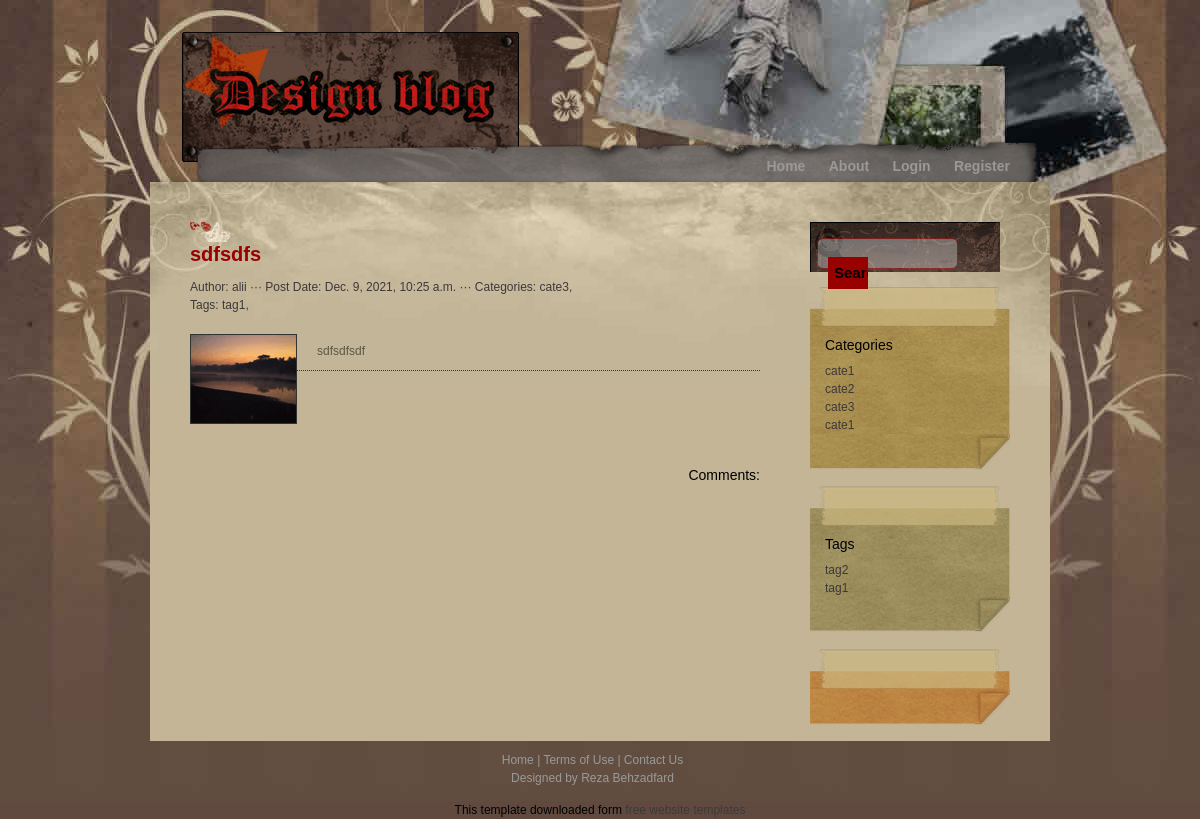
The app's page /post-detail/sdfsdfs with its own data.
### post/models.py (models this page shows, shortened)
class Post(models.Model):
    title = models.CharField(max_length=120)
    image = models.ImageField(upload_to="")
    content = models.TextField()
    created_at = models.DateTimeField(auto_now_add=True)
    slug = models.SlugField(unique=True, max_length=120, null=True, blank=True)
    author = models.ForeignKey(User, on_delete=CASCADE)
    category = models.ManyToManyField(Category)
    tag = models.ManyToManyField(Tag, blank=True, null=True)
    class Meta:
        unique_together = ('title', 'slug')

class Category(models.Model):
    title = models.CharField(max_length=120)
    slug = models.SlugField(unique=True, max_length=120, null=True, blank=True)
    creator = models.ForeignKey(User, on_delete=SET_NULL, null=True, blank=True)
    parent = models.ForeignKey('self', on_delete=models.PROTECT, blank=True, null=True)
    created_at = models.DateTimeField(auto_now_add=True)
    class Meta:
        unique_together = ('title', 'slug')

class Tag(models.Model):
    title = models.CharField(max_length=120)
    slug = models.SlugField(unique=True, max_length=120, null=True, blank=True)
    creator = models.ForeignKey(User, on_delete=SET_NULL, null=True, blank=True)
    created_at = models.DateTimeField(auto_now_add=True)
    class Meta:
        unique_together = ('title', 'slug')

### post/views.py (the view)
# urls.py: path('post-detail/<slug:slug_text>', post_detail, name='post_detail'),
def post_detail(request, slug_text):
    post = Post.objects.filter(slug = slug_text)
    categories = Category.objects.all()
    tags = Tag.objects.all()
    if post.exists():
        post = post.first()
    else:
        return HttpResponse('<h1>Page Not Found</h1>')
    comments = post.comment_set.all()
    context = {
        'post': post,
        'comments': comments,
        'categories': categories,
        'tags': tags,
    }
    return render(request, 'post/post_detail.html', context)

### post/templates/post/post_detail.html (shortened to what this page needs)
{% extends "post/class_base.html" %}
{% load static %}
{% block menu %}
{% if request.user.is_authenticated %}
<ul>
    <li><a href="{% url 'home' %}">Home</a></li>
    <li><a href="#">About</a></li>
    <li><a href="{% url 'add_post' %}">Add New Post</a></li>
    <li><a href="{% url 'dashboard' %}">Dashboard</a></li>
    <li><a href="{% url 'logout' %}">Logout</a></li>
</ul>
{% else %}
<ul>
    <li><a href="{% url 'home' %}">Home</a></li>
    <li><a href="#">About</a></li>
    <li><a href="{% url 'login' %}">Login</a></li>
    <li><a href="{% url 'register' %}">Register</a></li>
</ul>
{% endif %}
{% endblock menu %}
{% block content %}
    <div class="postbody">
        <h1>{{post.title}}</h1><br><br>
        <div class="publish_info">Author: {{post.author.username}} ··· Post Date: {{post.created_at}} ··· Categories: <a href="#">{% for category_ in post.category.all %}{{category_.title}}, {% endfor %}</a></div>
        <div class="publish_info">Tags: {% for tag_ in post.tag.all %}{{tag_.title}}, {% endfor %}</div><br>
        <img src='{{post.image.url}}'/><p>{{post.content}}</p>
    </div>
    <br>
    <br>
    <div class="comment">
        <h2>Comments:</h2>
    </div>
{% endblock content %}

### post/templates/post/class_base.html (shortened to what this page needs)
{% load static %}
<!DOCTYPE html>
<html lang="en">
<head>
  <link href="https://cdn.jsdelivr.net/npm/bootstrap@5.0.0-beta1/dist/css/bootstrap.min.css" rel="stylesheet"
>
  <link rel="stylesheet" href="{% static 'style.css' %}">
</head>
<body>
  <div id="container_wrapper1">
    <div id="container_wrapper2">
      <div id="container">
        <div id="header">
          <div id="logo">
            <div id="site_slogan"></div>
          </div>
        </div>
        <div id="menu">
          {% block menu %}
          {% endblock menu %}
        </div>
        <div id="content">
          <div id="left_column">
            {% block content %}
            {% endblock content %}
          </div>
          {% if page != 'login' and page != 'register' %}
          <div id="right_column">
            <div class="section">
              <form method="post" action="{% url 'search_post' %}" class="search">
                <input name="search" type="text" placeholder="Search Anything" id="keyword" />
                <input type="submit" value="Search" class="button" />
              </form>
            </div>
            <div class="section">
              <div class="section1_top"></div>
              <div class="section1_middle">
                <h2>Categories</h2>
                <ul>
                  {% for cate in categories %}
                  <li><a href="{% url 'category_reverse' cate.slug %}">{{cate.title}}</a></li>
                  {% endfor %}
                </ul>
              </div>
              <div class="section1_bottom"></div>
            </div>
            <div class="section">
              <div class="section2_top"></div>
              <div class="section2_middle">
                <h2>Tags</h2>
                <ul>
                  {% for tag in tags %}
                  <li>{{tag.title}}</li>
                  {% endfor %}
                </ul>
              </div>
              <div class="section2_bottom"></div>
            </div>
            <div class="section">
              <div class="section3_top"></div>
              <div class="section3_bottom"></div>
            </div>
          </div>
          {% endif %}
        </div>
        <div id="bottom">
          <div id="footer"> <a href="{% url 'home' %}">Home</a> | <a href="#">Terms of Use</a> | <a href="#">Contact Us</a> <br />
            Designed by <a href="#">Reza Behzadfard</a>
          </div>
        </div>
      </div>
    </div>
  </div>
  <div align=center>This template downloaded form <a href='http://all-free-download.com/free-website-templates/'>free
      website templates</a></div>
</body>
</body>
</html>

### post/static/style.css (style rules this page uses)
body { margin:0; padding:0; line-height: 1.5em; font-family: Helvetica, Arial, sans-serif; font-size: 12px; color: #000000; background: #604a40; }
a:link, a:visited { color: #3e3939; text-decoration: none; }
h1 { margin: 0px; padding: 20px 0px 0px 0px; font-size: 20px; font-weight: bold; color:#990000; height: 20px; background: url(post/media/h1_background.png) left center no-repeat; }
h2 { margin: 0px 0px 8px 0px; padding: 10px 0px 0px 15px; font-size: 14px; color: #000000; }
p { margin: 10px 0px; color: #5b5847; text-align: justify; }
img { margin: 2px 20px 2px 0px; float:left; border: 1px solid #333333; }
#container_wrapper1 { background: url(post/media/background.gif) top center repeat-x; }
#container_wrapper2 { background: url(post/media/mainbackground.jpg) top center no-repeat; }
#container { margin: 0px auto; width: 900px; }
#header { clear: both; padding: 30px 0px 0px 30px; width: 870px; height: 140px; }
#logo { height: 134px; background: url(post/media/logo.gif) no-repeat; }
#site_slogan { padding: 90px 0px 10px 160px; font-size: 12px; color: #999999; }
#menu { clear: both; margin: 0px; padding: 0px; width: 900px; height: 42px; text-align: right; background: url(post/media/menu_bg.png) no-repeat; }
#menu ul { margin: 0px; padding: 18px 20px 0px 0px; list-style: none; }
#menu ul li { margin: 0px; display: inline; }
#menu ul li a { margin: 0px; padding: 0px 20px 0px 0px; font: 14px arial; font-weight: bold; color:#999999; text-decoration: none; }
#content { float: left; margin: 0px; width: 900px; background: #c3b595 url(post/media/content_bg.jpg) no-repeat; }
#left_column { float: left; margin: 40px 0px 0px 40px; padding: 0px; width: 570px; }
#right_column { float: right; margin: 40px 40px 0px 0px; padding: 0px; width: 200px; }
.section { margin: 0px 0px 15px 0px; padding: 0px; color: #3e3939; }
.section .section1_top { height: 40px; background: url(post/media/section1_top.png) no-repeat; }
.section .section1_middle { background: url(post/media/section1_middle.png) repeat-y; }
.section .section1_bottom { height: 37px; background:url(post/media/section1_bottom.png) no-repeat; }
.section .section2_top { height: 40px; background: url(post/media/section2_top.png) no-repeat; }
.section .section2_middle { background: url(post/media/section2_middle.png) repeat-y; }
.section .section2_bottom { height: 37px; background: url(post/media/section2_bottom.png) no-repeat; }
.section .section3_top { height: 40px; background: url(post/media/section3_top.png) no-repeat; }
.section .section3_bottom { height: 37px; background: url(post/media/section3_bottom.png) no-repeat; }
.section ul { margin: 0px 0px 0px 15px; padding: 0px; list-style: none; }
.section ul li { display: block; }
.section ul li a { padding: 0px; margin: 0px; color: #3e3939; text-decoration: none; }
.postbody { padding: 0px; margin-bottom: 40px; border-bottom: 1px dotted #333333; }
.publish_info { clear: both; margin: 0px; padding: 0px; color:#3e3939; }
.comment { clear: both; margin: 10px 0px 0px 0px; width: 570px; text-align: right; padding: 0px; }
.search { width: 190px; margin: 0px; padding: 13px 0px 0px 10px; height: 50px; background: url(post/media/search_box.gif) no-repeat; }
input { width: 130px; background: none; color: #CCCCCC; border: none; }
.button { margin: 2px 0px 0px 8px; height: 32px; width: 40px; color: #000000; font-size: 15px; font-weight: bold; border: none; background: #990000; }
#footer { clear: both; padding: 10px 0px 0px 15px; width: 870px; height: 60px; text-align: center; color: #999999; text-align: center; }
#footer a { color: #999999; }

### records on screen
Post: title "sdfsdfs", author.username "alii", created_at "Dec. 9, 2021, 10:25 a.m.", image (picture), content "sdfsdfsdf"
Category: title "cate3"
Tag: title "tag1"
Category: title "cate1"
Category: title "cate2"
Category: title "cate1"
Tag: title "tag2"
